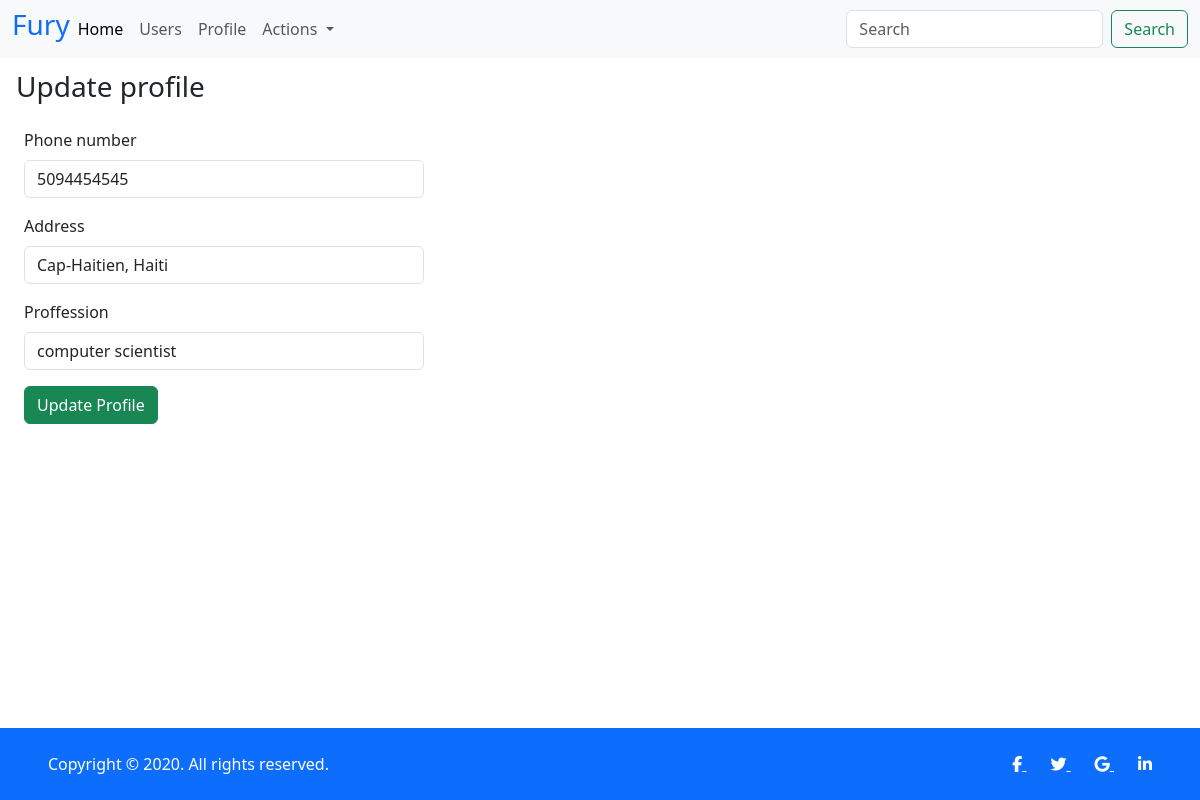
The page /user/updateprofile (signed in) on the database its author committed.
### user/models.py (models this page shows, shortened)
class Profile(models.Model):
    phonenumber = models.IntegerField(
        unique=True, null=False, validators=[validate_slug])
    proffession = models.CharField(max_length=200)
    address = models.CharField(max_length=200)
    updated_at = models.DateTimeField(auto_now_add=True)
    author = models.ForeignKey(User, on_delete=models.CASCADE)

### user/views.py (the view)
# urls.py: path("updateprofile", views.update_profile, name="updateprofile"),
@login_required(login_url="login")
@require_http_methods(["GET", "POST"])
def update_profile(request):
    user_id = request.user.id
    if request.method == "POST":
        phonenumber = request.POST.get("phonenumber")
        proffession = request.POST.get("proffession")
        address = request.POST.get("address")
        userprofile = userProfile.objects.filter(  # pylint: disable=no-member
            author__id=int(user_id)).first()
        try:
            username = userprofile.author.username
            userprofile.phonenumber = phonenumber
            userprofile.proffession = proffession
            userprofile.address = address
            userprofile.save()
            messages.success(
                request, message="user %s is updated with success" % username)
            return redirect("profile")
        except ValidationError as error:
            return HttpResponse({"error": error})
    else:
        userdata = userProfile.objects.filter(  # pylint: disable=no-member
            author__id=user_id).first()
        context = {"userdata": userdata}
        return render(request, "user/updateprofile.html", context)

### user/templates/user/updateprofile.html (shortened to what this page needs)
{% extends 'blog/base.html' %}
{% block content %}
<div  class="m-3" > <h3>Update profile</h3> </div>
<div class="col-md-4 m-4">
    <form action="{% url 'updateprofile'  %}" method=POST >
        <div class="mb-3"   >
            <label for="phonenumber" class="form-label">Phone number</label>
            <input type="text" name="phonenumber" value="{{ userdata.phonenumber }}" class="form-control" id="exampleInputEmail1" aria-describedby="emailHelp">
        </div>
        <div class="mb-3">
            <label class="form-label" for="address" >Address</label>
            <input type="text" name="address" value="{{ userdata.address }}" class="form-control" id="exampleInputPassword1">
        </div>
        <div class="mb-3">
            <label for="proffession" class="form-label">
                Proffession
            </label>
            <input type="text" name="proffession" value="{{ userdata.proffession }}" class="form-control" id="exampleInputPassword1">
        </div>
        <button type="submit" class="btn btn-success">Update Profile</button>
    </form>
</div>
{% endblock content %}

### rows shown on the page
Profile: phonenumber "5094454545", address "Cap-Haitien, Haiti", proffession "computer scientist"
